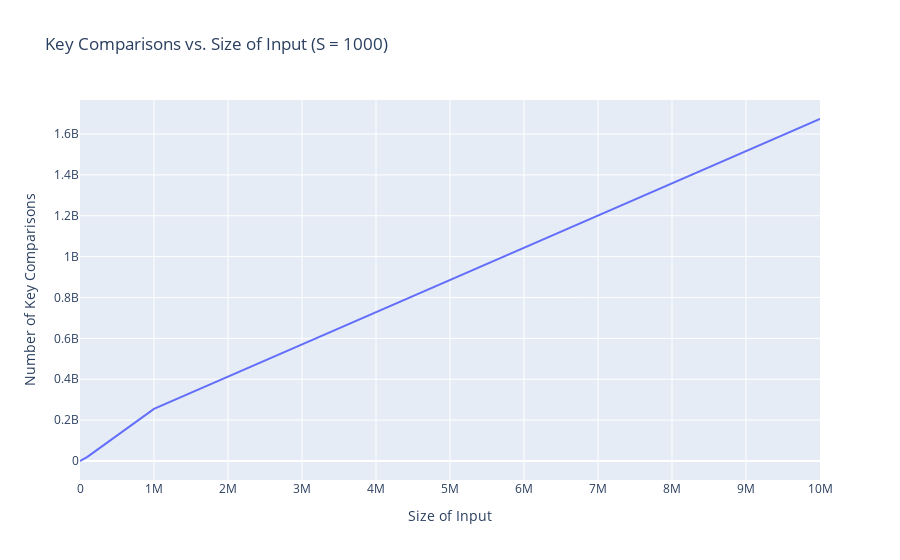

Here is the notebook cell this chart was saved with:
### Code cell
n_values = []
for i in range(1,8):
    n_values.append(10**i)
    
import pandas as pd
df = pd.DataFrame({
    'Size of Input': n_values,
    'Key Comparisons': keyComps
})
# Plotting using plotly.express
fig = px.line(df, x='Size of Input', y='Key Comparisons', title='Key Comparisons vs. Size of Input (S = 1000)',
              labels={'Values of n': 'Size of Input', 'Key Comparisons': 'Number of Key Comparisons'})
fig.show()

### Figure 1 — Plotly figure (JSON) as saved in the notebook; plotly's stock layout.template omitted (floating-point values rounded to 4 significant figures)
{"data": [{"hovertemplate": "Size of Input=%{x}<br>Number of Key Comparisons=%{y}<extra></extra>", "legendgroup": "", "line": {"color": "#636efa", "dash": "solid"}, "marker": {"symbol": "circle"}, "mode": "lines", "name": "", "orientation": "v", "showlegend": false, "type": "scatter", "x": [10, 100, 1000, 10000, 100000, 1000000, 10000000], "xaxis": "x", "y": [21, 2470, 252760, 1602255, 20253659, 255029435, 1673617591], "yaxis": "y"}], "layout": {"autosize": true, "legend": {"tracegroupgap": 0}, "title": {"text": "Key Comparisons vs. Size of Input (S = 1000)"}, "xaxis": {"anchor": "y", "autorange": true, "domain": [0, 1], "range": [10, 10000000], "title": {"text": "Size of Input"}, "type": "linear"}, "yaxis": {"anchor": "x", "autorange": true, "domain": [0, 1], "range": [-92980000.0, 1767000000.0], "title": {"text": "Number of Key Comparisons"}, "type": "linear"}}}
